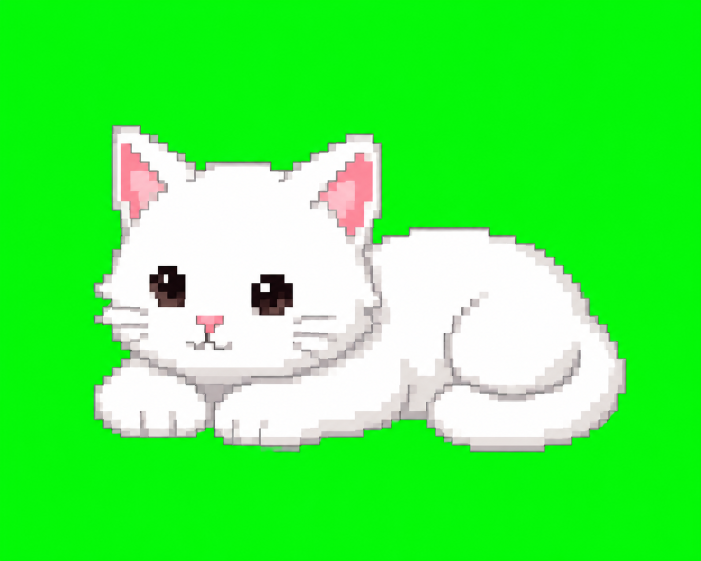
#> input picture assets/white-pixel-cat-source.png, 1402 x 1122 px (shown at 1/2 size)
$ python shrink-for-read.py ../assets/white-pixel-cat-source.png
#> lines starting #> are read from the running program, lines starting #| are printed output that depends on the picture
#!/usr/bin/env python3
# -*- coding: utf-8 -*-
"""
Make a vision-safe copy of a PNG/JPG for Claude Code Read.

Why: full-res Impeccable mocks (~1536x1024, 1MB+) each inject large vision
token counts into the main session prompt. Reading several in one turn
blows the 500k limit. This writes a smaller sibling next to the source:

  foo.png  ->  foo.read.jpg   (default max width 960, JPEG q=72)

Usage:
  python scripts/shrink-for-read.py path/to/comp.png
  python scripts/shrink-for-read.py path/to/comp.png --width 720 --quality 65
  python scripts/shrink-for-read.py .impeccable/mocks/*.png

Then Read only the *.read.jpg files -- never the full mocks -- in the main session.
"""
from __future__ import annotations

import argparse
import sys
from pathlib import Path

try:
    from PIL import Image
except ImportError:
    sys.stderr.write("Pillow required: pip install pillow\n")
    sys.exit(1)


def shrink(src, max_width, quality):
#> called with max_width = 960, quality = 72
    out = src.with_name(src.stem + ".read.jpg")
    with Image.open(src) as im:
#> im is the input picture: PIL image 1402x1122 RGB; mean R, G, B 76.7, 242.6, 77.7
        im = im.convert("RGB")
        w, h = im.size
#> w = 1402; h = 1122
        if w > max_width:
            nh = int(h * (max_width / float(w)))
#> nh = 768
            im = im.resize((max_width, nh), Image.Resampling.LANCZOS)
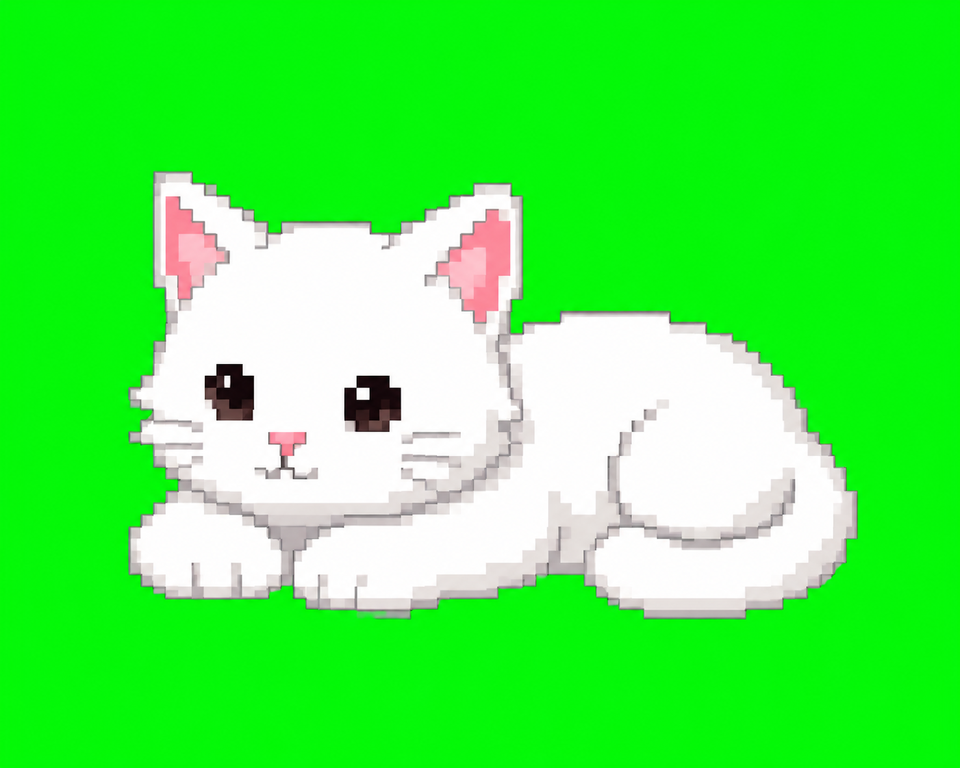
#> im: PIL image 960x768 RGB; mean R, G, B 76.7, 242.6, 77.7
        im.save(out, "JPEG", quality=quality, optimize=True)
    return out


def main():
    p = argparse.ArgumentParser(description="Shrink images for safe Claude Read")
    p.add_argument("paths", nargs="+", help="Source image paths")
    p.add_argument("--width", type=int, default=960, help="Max width (default 960)")
    p.add_argument("--quality", type=int, default=72, help="JPEG quality (default 72)")
    args = p.parse_args()

    for raw in args.paths:
        src = Path(raw)
        if not src.is_file():
            sys.stderr.write("skip missing: %s\n" % src)
            continue
        out = shrink(src, args.width, args.quality)
        size_kb = out.stat().st_size / 1024.0
        with Image.open(out) as im:
            print("%s -> %s  %dx%d  %.0fKB" % (src.name, out.name, im.size[0], im.size[1], size_kb))
#| white-pixel-cat-source.png -> white-pixel-cat-source.read.jpg  960x768  26KB
    return 0


if __name__ == "__main__":
    raise SystemExit(main())
#> (the program exits here)
